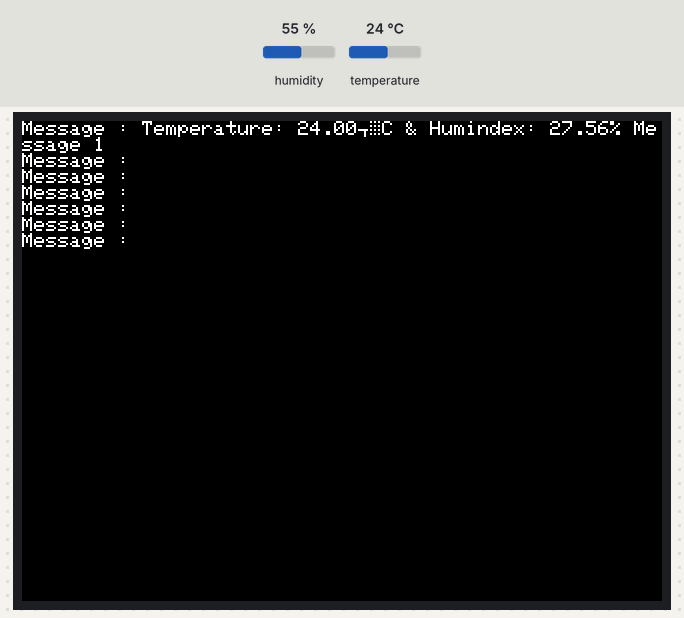
A sketch run on a simulated ESP32. Shown: 320×240 colour display. The inputs (shaded band) are chosen by the test bench; at power-on: temperature 24 °C, humidity 55 %. WiFi joins after 1.5 s; servers stay silent unless stated.

Above: at 3.3 s.
3.4 s: temperature set to 33 °C
At 8.8 s:
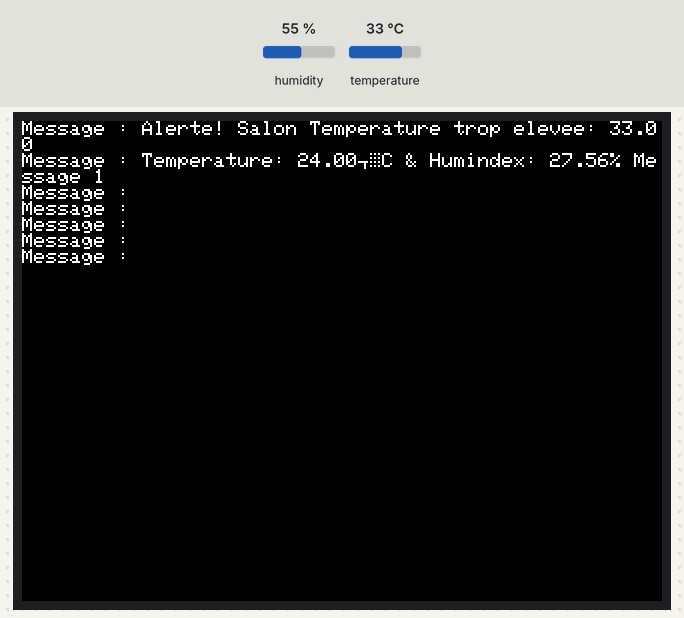
14.2 s: temperature set to 12 °C
At 19.2 s:
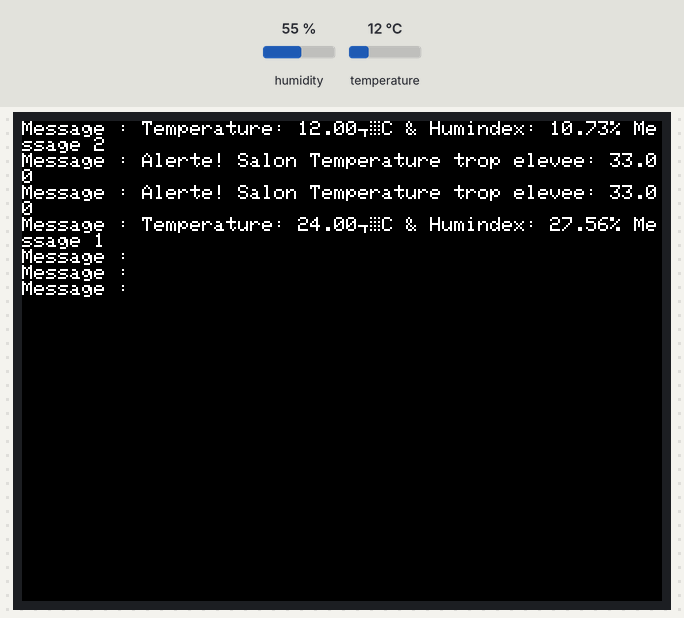
25.0 s: humidity set to 22 %
At 30.5 s:
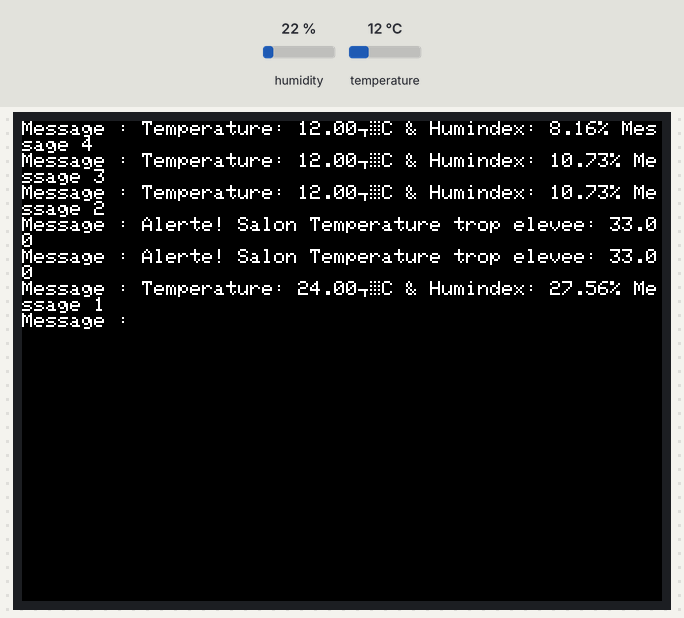
35.8 s: humidity set to 40 %
At 41.4 s:
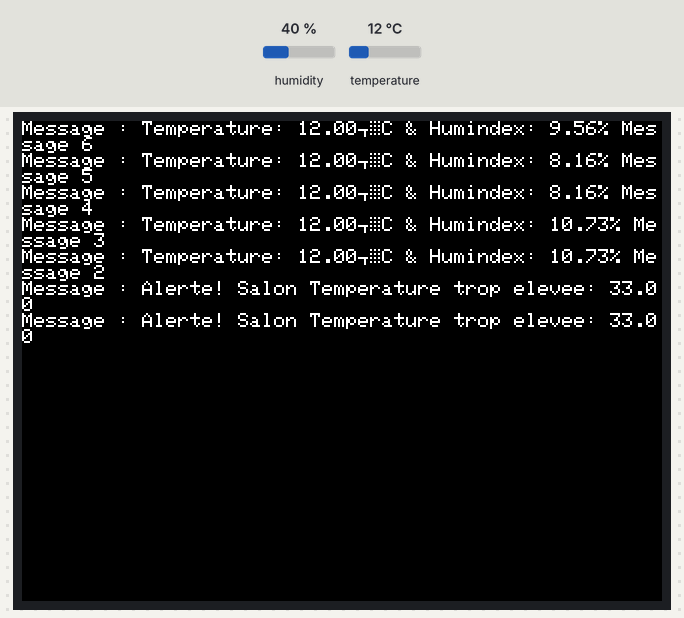
Timing chart, 0 to 42.9 s (numbered marks = the images above; inputs shaded):
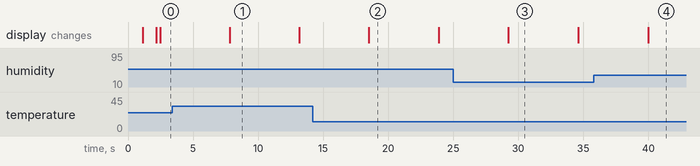

Measured:
- after the input at 3.4 s, the display: changes after 4.4 s (image 1)
- what the display in image 1 shows lasts 5.4 s, from 7.8 s to 13.2 s
- what the display in image 2 shows lasts 5.4 s, from 18.5 s to 23.9 s

The sketch:

TransmiterV5.ino
```cpp
#include <M5Stack.h>           // Inclusion de la bibliothèque M5Stack pour utiliser les fonctionnalités de l'appareil
#include <WiFi.h>              // Inclusion de la bibliothèque WiFi pour configurer et gérer la connexion Wi-Fi
#include <Adafruit_Sensor.h>   // Inclusion de la bibliothèque Adafruit_Sensor pour utiliser les capteurs Adafruit
#include <Adafruit_BMP280.h>   // Inclusion de la bibliothèque Adafruit_BMP280 pour utiliser le capteur de pression
#include <SHT3X.h>             // Inclusion de la bibliothèque SHT3X pour utiliser le capteur d'humidité et de température

const char *nomAP = "Salon";   // Nom de la pièce où est installé l'émetteur
const char *ssid = "Montre";   // Nom du réseau Wi-Fi
const char *password = "MotDePasse";  // Mot de passe du réseau Wi-Fi
const char *serverIP = "192.168.1.10";  // Adresse IP statique du récepteur
int messageCounter = 1;        // Compteur de messages envoyés
String messageToSend;          // Message à envoyer
const float maxTemperature = 30.0;  // Température maximale autorisée
const float maxHumindex = 35.0;  // Humindex maximal autorisé

const int maxMessages = 7;      // Nombre maximal de messages à afficher
String messages[maxMessages];   // Tableau pour stocker les messages envoyés

Adafruit_BMP280 bmp;            // Objet pour le capteur de pression
SHT3X sht;                      // Objet pour le capteur d'humidité et de température

void setup() {
  M5.begin(true, false, true, true);  // Initialisation de M5Stack avec écran activé, son désactivé, vibreur activé et charge de la batterie activée
  initSensors();                      // Initialisation des capteurs
  connectToWiFi();                    // Connexion au réseau Wi-Fi
}

void loop() {
  float temperature = readTemperature();  // Lecture de la température
  float humindex = calculateHumindex();  // On calcul et récupère le Humindex

  if (temperature > maxTemperature) {
    messageToSend = createAlertMessageTemperature(temperature);  // Création d'un message d'alerte
  } else if (humindex > maxHumindex) {
    messageToSend = createAlertMessageHumindex(humindex);  // Création d'un message d'alerte
  } else {
    messageToSend = createRegularMessage(temperature, humindex);  // Création d'un message régulier
  }


  WiFiClient client;                // Création d'un client Wi-Fi

  if (client.connect(serverIP, 80)) {
    sendAndDisplayMessage(client);  // Envoi du message au récepteur et affichage sur l'émetteur
  } else {
    handleConnectionError();         // Gestion de l'erreur de connexion
  }


  delay(5000);                       // Attente de 5 secondes avant la prochaine itération/envoi de message
}

void initSensors() {
  bmp.begin(0x76);                   // Initialisation du capteur de pression avec l'adresse I2C
  //sht.init();                        // Initialisation du capteur d'humidité et de température
  M5.Lcd.setTextColor(TFT_WHITE, TFT_BLACK);  // Configuration des couleurs de l'écran
  M5.Lcd.setTextDatum(MC_DATUM);              // Configuration du point de référence du texte
  Serial.begin(115200);                       // Initialisation de la communication série
}

void connectToWiFi() {
  WiFi.begin(ssid, password);          // Connexion au réseau Wi-Fi

  while (WiFi.status() != WL_CONNECTED) {
    delay(1000);
    M5.Lcd.print(".");
  }

  M5.Lcd.println("\nConnecte au reseau WiFi");
}

float readTemperature() {
  sht.get();                          // Obtenir les données du capteur d'humidité et de température
  // Remplacer par sht.cTemp pour une lecture réelle du capteur
  // return 32; // Pour des tests de dépassement de seuil
  return sht.cTemp;
}

float calculateHumindex() {
  float T = sht.cTemp;
  float HR = sht.humidity;

  float es = 6.112 * exp((17.67 * T) / (T + 243.5));
  float e = (HR / 100.0) * es;
  float humidex = T + (5.0 / 9.0) * (e - 10.0);

  return humidex;
}

String createAlertMessageTemperature(float temperature) {
  return "Alerte! " + String(nomAP) + " Temperature trop elevee: " + String(temperature);
}

String createAlertMessageHumindex(float humindex) {
  return "Alerte! " + String(nomAP) + " Humindex trop elevee: " + String(humindex);
}

String createRegularMessage(float temperature, float humindex) {
  return "Temperature: " + String(temperature) + "°C & Humindex: " + String(humindex) + "% Message " + String(messageCounter++);
}

// Envoie le message au serveur et met à jour l'affichage local
void sendAndDisplayMessage(WiFiClient &client) {
  client.println(messageToSend);  // Envoie le message au serveur via le client Wi-Fi
  client.stop();                   // Ferme la connexion avec le client après l'envoi du message
  addMessage(messageToSend);       // Ajoute le nouveau message au tableau local
  displayMessages();               // Met à jour l'affichage local avec les messages
}

void addMessage(String newMessage) {
  for (int i = maxMessages - 1; i > 0; i--) {
    messages[i] = messages[i - 1];  // Décaler les messages vers le bas dans le tableau
  }
  messages[0] = newMessage;          // Ajouter le nouveau message en haut du tableau
}

void displayMessages() {
  M5.Lcd.fillRect(0, 0, 320, 240, TFT_BLACK);  // Effacer l'écran avec une couleur noire

  M5.Lcd.setCursor(0, 0);
  for (int i = 0; i < maxMessages; i++) {
    M5.Lcd.printf("Message : %s\n", messages[i].c_str());  // Afficher chaque message sur l'écran
  }
}

// Gestion des erreurs de connexion Wi-Fi
void handleConnectionError() {
  M5.Lcd.println("Erreur de connexion, tentative de reconnexion...");  // Affichage du message d'erreur
  resetConnection();  // Appel de la fonction pour réinitialiser la connexion
}

// Réinitialisation de la connexion Wi-Fi
void resetConnection() {
  WiFi.disconnect();  // Déconnexion du réseau Wi-Fi actuel
  delay(1000);        // Attente de 1 seconde
  WiFi.begin(ssid, password);  // Nouvelle tentative de connexion au réseau Wi-Fi
  int attempts = 0;    // Initialisation du compteur de tentatives

  while (WiFi.status() != WL_CONNECTED && attempts < 10) {
    delay(1000);      // Attente de 1 seconde entre chaque tentative
    attempts++;       // Incrémentation du compteur de tentatives
  }

  if (WiFi.status() == WL_CONNECTED) {
    M5.Lcd.println("Reconnexion reussie!");  // Affichage du message en cas de reconnexion réussie
    messageCounter = 1;  // Réinitialisation du compteur de messages
  } else {
    M5.Lcd.println("Echec de la reconnexion. Réessayer plus tard.");  // Affichage du message en cas d'échec de reconnexion
  }
}
```
